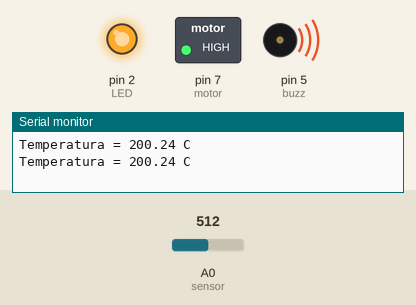
The sketch below on a simulated Arduino Uno, built with avr-gcc and run on an emulated ATmega328P. On the bench: switched loads named in the sketch (green lamp = pin HIGH), output pins drawn as LEDs (lit = HIGH), buzzer (waves = sounding, pin HIGH), the last lines printed to the serial monitor. Inputs (shaded band) come from the test bench; at power-on: A0 (sensor) = 512.

Above: at 2.8 s.
2.9 s: A0 (sensor) set to 176
5.6 s: A0 (sensor) set to 156
At 7.3 s:
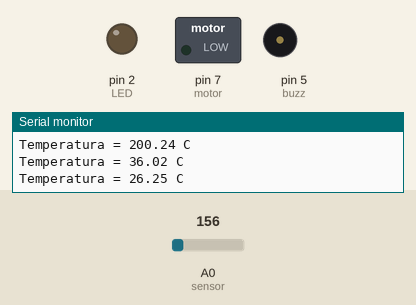
8.5 s: A0 (sensor) set to 306
At 10.0 s:
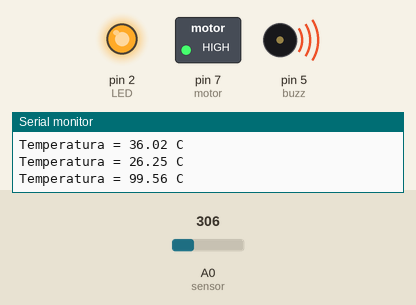
11.2 s: A0 (sensor) set to 122
At 14.3 s:
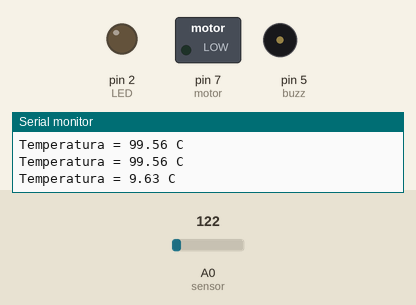
Timing chart, 0 to 15.5 s (numbered marks = the images above; inputs shaded):
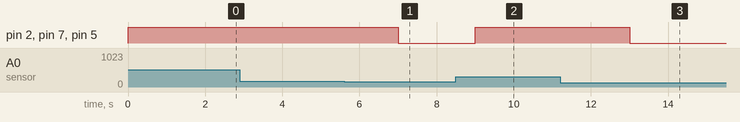

The sketch:

ProjetoEletronica.ino
```cpp
const int sensor = A0;
const int motor = 7;
const int LED = 2;
const int buzz = 5;
float temperatura = 0;


void setup()
{
	Serial.begin(9600);
    pinMode(motor, OUTPUT);
    pinMode(LED, OUTPUT);
    pinMode(buzz, OUTPUT);

}

void loop()
{

	temperatura = (analogRead(sensor) );
    float tensao = temperatura * (5.0 / 1023.0);
    float temperaturaCelsius = (tensao - 0.5) * 100.0;

    if(temperaturaCelsius >= 30 & temperaturaCelsius < 50 ){
      digitalWrite(motor, HIGH);
      delay(1000);
    }else if(temperaturaCelsius > 50) {
    digitalWrite(motor, HIGH);
    digitalWrite(LED, HIGH);
    digitalWrite(buzz, HIGH);
    }else{
    digitalWrite(motor, LOW);
    digitalWrite(LED, LOW);
    digitalWrite(buzz, LOW);

    }


   Serial.print("Temperatura = "); //IMPRIME O TEXTO NA SERIAL
   Serial.print(temperaturaCelsius); //IMPRIME NA SERIAL A TEMPERATURA MEDIDA
   Serial.println(" C"); //IMPRIME O TEXTO NA SERIAL
   delay(2000); //INTERVALO DE 2 SEGUNDOS
    }
```

Measured:
- the behaviour switches between 164 and 163 on A0 (sensor) (found by bisection; images 0 and 1)
- after the input at 5.6 s, pin 2 (LED), pin 7 (motor), pin 5 (buzz): HIGH → LOW after 1.4 s
- after the input at 8.5 s, pin 2 (LED), pin 7 (motor), pin 5 (buzz): LOW → HIGH after 0.50 s
- after the input at 11.2 s, pin 2 (LED), pin 7 (motor), pin 5 (buzz): HIGH → LOW after 1.8 s
